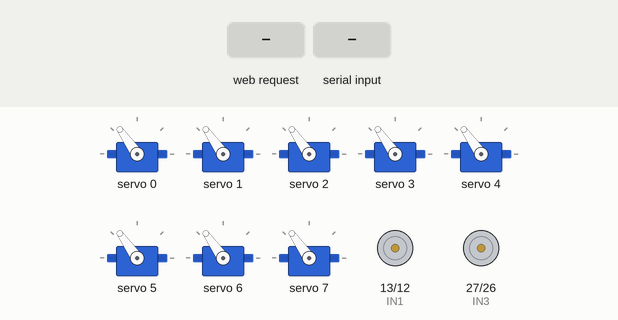
This sketch was run on a simulated ESP32. Shown: 8 × servo, motor-driver pin pairs drawn as motors (green arrow = first pin HIGH = forward, orange = second pin HIGH = backward, longer = more drive, scaled by the enable pin). The inputs (shaded band) are chosen by the test bench. What the sketch prints to the serial monitor is not drawn.

Above: at 1.9 s.
2.0 s: HTTP request GET /cmd?c=F received
At 2.9 s:
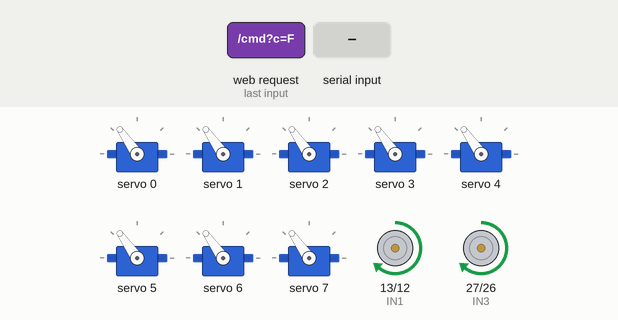
3.5 s: "R\n" received over Serial
At 4.1 s:
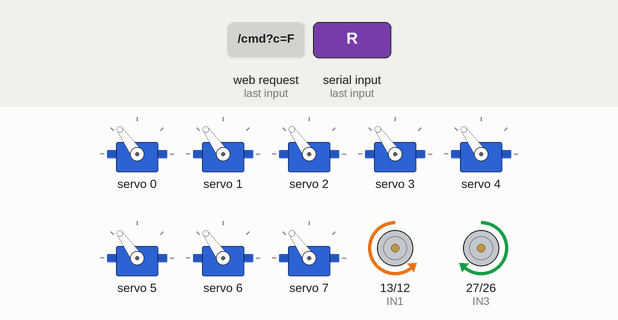
5.0 s: HTTP request GET /cmd?c=B received
At 6.2 s:
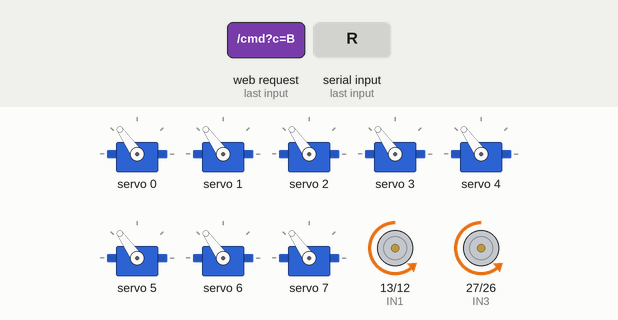
6.5 s: "l\n" received over Serial
At 7.5 s:
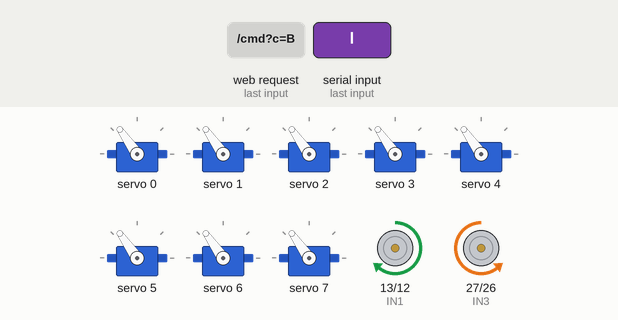
8.0 s: HTTP request GET /cmd?c=R received
At 8.7 s:
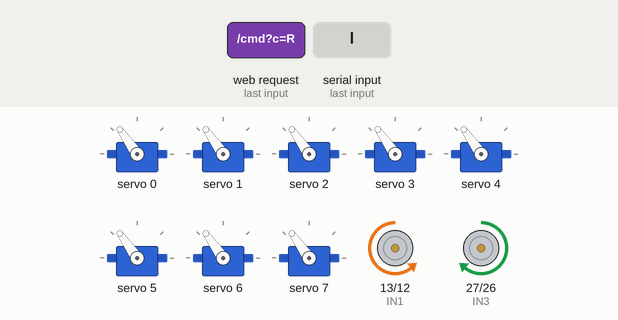
9.5 s: HTTP request GET /cmd?c=L received
At 9.9 s:
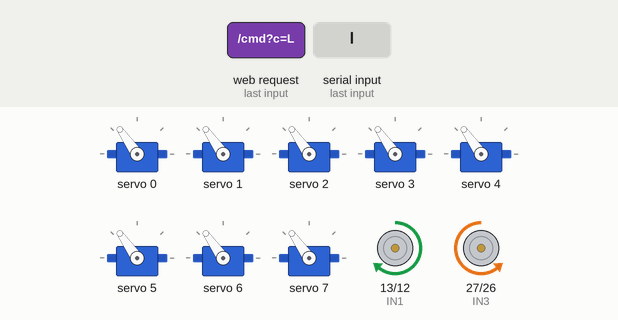
Timing chart, 0 to 12.0 s (numbered marks = the images above; inputs shaded):
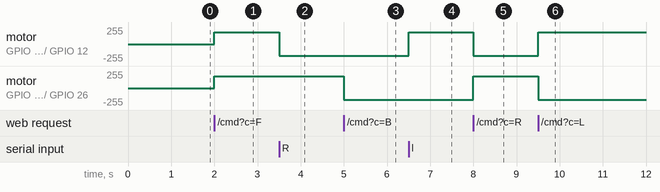

Measured:
- after the input at 2.0 s, motor on GPIO 13 (IN1) / GPIO 12 (IN2), motor on GPIO 27 (IN3) / GPIO 26 (IN4): stopped → forward 179/255 at once
- after the input at 3.5 s, motor on GPIO 13 (IN1) / GPIO 12 (IN2): forward 179/255 → backward 179/255 at once
- after the input at 5.0 s, motor on GPIO 27 (IN3) / GPIO 26 (IN4): forward 179/255 → backward 179/255 at once
- after the input at 6.5 s, motor on GPIO 13 (IN1) / GPIO 12 (IN2): backward 179/255 → forward 179/255 at once
- after the input at 8.0 s, motor on GPIO 13 (IN1) / GPIO 12 (IN2): forward 179/255 → backward 179/255 at once; motor on GPIO 27 (IN3) / GPIO 26 (IN4): backward 179/255 → forward 179/255 at once
- after the input at 9.5 s, motor on GPIO 13 (IN1) / GPIO 12 (IN2): backward 179/255 → forward 179/255 at once; motor on GPIO 27 (IN3) / GPIO 26 (IN4): forward 179/255 → backward 179/255 at once

The sketch:

DKDC.ino
```cpp
#include <WiFi.h>
#include <WebServer.h>
#include <Wire.h>
#include <Adafruit_PWMServoDriver.h>

// ========== WIFI ==========
const char* ssid = "ESP32_ROBOT";
const char* password = "12345678";

WebServer server(80);

// ========== L298N ==========
#define IN1 13
#define IN2 12
#define ENA 14

#define IN3 27
#define IN4 26
#define ENB 25

int speedPWM = 180;

// ========== PCA9685 ==========
#define SDA_PIN 21
#define SCL_PIN 22

Adafruit_PWMServoDriver pwm =
  Adafruit_PWMServoDriver(0x40);

// Kenh servo theo code cua ban
#define SERVO_TRAI_TREN    0
#define SERVO_PHAI_TREN    1
#define SERVO_TRAI_DUOI    2
#define SERVO_PHAI_DUOI    3
#define SERVO_TRAI_TREN1   4
#define SERVO_PHAI_TREN2   5
#define SERVO_TRAI_DUOI3   6
#define SERVO_PHAI_DUOI4   7

#define SERVOMIN 150
#define SERVOMAX 600

int servoAngles[8] = {
  90, 90, 90, 90, 90, 90, 90, 90
};

// ========== DIEU KHIEN SERVO ==========
int angleToPulse(int angle) {
  angle = constrain(angle, 0, 180);
  return map(angle, 0, 180, SERVOMIN, SERVOMAX);
}

void setServoAngle(uint8_t channel, int angle) {
  if (channel > 7) return;

  angle = constrain(angle, 0, 180);
  servoAngles[channel] = angle;

  pwm.setPWM(channel, 0, angleToPulse(angle));
}

// ========== DIEU KHIEN DONG CO ==========
void forward() {
  digitalWrite(IN1, HIGH);
  digitalWrite(IN2, LOW);
  digitalWrite(IN3, HIGH);
  digitalWrite(IN4, LOW);

  ledcWrite(ENA, speedPWM);
  ledcWrite(ENB, speedPWM);
}

void backward() {
  digitalWrite(IN1, LOW);
  digitalWrite(IN2, HIGH);
  digitalWrite(IN3, LOW);
  digitalWrite(IN4, HIGH);

  ledcWrite(ENA, speedPWM);
  ledcWrite(ENB, speedPWM);
}

void turnLeft() {
  digitalWrite(IN1, HIGH);
  digitalWrite(IN2, LOW);
  digitalWrite(IN3, LOW);
  digitalWrite(IN4, HIGH);

  ledcWrite(ENA, speedPWM);
  ledcWrite(ENB, speedPWM);
}

void turnRight() {
  digitalWrite(IN1, LOW);
  digitalWrite(IN2, HIGH);
  digitalWrite(IN3, HIGH);
  digitalWrite(IN4, LOW);

  ledcWrite(ENA, speedPWM);
  ledcWrite(ENB, speedPWM);

}

void stopCar() {
  digitalWrite(IN1, LOW);
  digitalWrite(IN2, LOW);
  digitalWrite(IN3, LOW);
  digitalWrite(IN4, LOW);

  ledcWrite(ENA, 0);
  ledcWrite(ENB, 0);
}

// ========== GIAO DIEN WEB ==========
const char webpage[] PROGMEM = R"rawliteral(
<!DOCTYPE html>
<html lang="vi">
<head>
<meta charset="UTF-8">
<meta name="viewport"
 content="width=device-width, initial-scale=1">
<title>Robot ESP32</title>

<style>
* { box-sizing: border-box; }

body {
  margin: 0;
  padding: 16px;
  font-family: Arial, sans-serif;
  background: #101827;
  color: white;
}

main {
  max-width: 800px;
  margin: auto;
}

h1, h2 { color: #38bdf8; }

.panel {
  background: #1e293b;
  padding: 16px;
  border-radius: 14px;
  margin: 16px 0;
}

.pad {
  max-width: 340px;
  margin: auto;
  display: grid;
  grid-template-columns: repeat(3, 1fr);
  gap: 10px;
}

button {
  border: 0;
  border-radius: 12px;
  padding: 15px 5px;
  background: #2563eb;
  color: white;
  font-size: 17px;
  font-weight: bold;
  cursor: pointer;
  touch-action: none;
  user-select: none;
}

button:active { background: #0284c7; }

.stop { background: #dc2626; }
.empty { visibility: hidden; }

input[type=range] { width: 100%; }

.servo-grid {
  display: grid;
  grid-template-columns: repeat(2, minmax(0, 1fr));
  gap: 12px;
}

.servo {
  background: #263449;
  padding: 12px;
  border-radius: 10px;
}

.servo label {
  display: block;
  margin-bottom: 12px;
  font-size: 14px;
}

.angle {
  color: #7dd3fc;
  font-weight: bold;
}

button.small {
  padding: 8px;
  font-size: 13px;
  margin-top: 8px;
}

button.secondary { background: #475569; }

.actions {
  display: flex;
  flex-wrap: wrap;
  gap: 8px;
  margin-bottom: 14px;
}

#status { color: #86efac; }

@media (max-width: 420px) {
  body { padding: 9px; }
  .servo-grid { grid-template-columns: 1fr; }
}
</style>
</head>

<body>
<main>
<h1>ROBOT ESP32</h1>
<p>Điều khiển động cơ và 8 servo</p>
<p>Trạng thái: <span id="status">Sẵn sàng</span></p>

<section class="panel">
<h2>1. Điều khiển di chuyển</h2>

<div class="pad">
  <div class="empty"></div>
  <button data-move="F">▲ TIẾN</button>
  <div class="empty"></div>

  <button data-move="L">◀ TRÁI</button>
  <button class="stop" id="stop">■ DỪNG</button>
  <button data-move="R">PHẢI ▶</button>

  <div class="empty"></div>
  <button data-move="B">▼ LÙI</button>
  <div class="empty"></div>
</div>

<h3>Tốc độ PWM: <span id="speedValue">180</span></h3>
<input id="speed" type="range"
 min="0" max="255" value="180">
</section>

<section class="panel">
<h2>2. Điều khiển 8 servo</h2>
<p>Chọn góc riêng cho từng servo.</p>

<div class="actions">
  <button class="secondary" id="all90">
    Tất cả về 90°
  </button>
  <button class="secondary" id="all0">
    Tất cả về 0°
  </button>
  <button class="secondary" id="all180">
    Tất cả về 180°
  </button>
</div>

<div id="servos" class="servo-grid"></div>
</section>

</main>

<script>
const statusEl = document.getElementById("status");

async function request(url) {
  try {
    const r = await fetch(url);
    if (!r.ok) throw new Error("HTTP");
    statusEl.textContent = "Đã kết nối";
    return true;
  } catch (e) {
    statusEl.textContent = "Lỗi kết nối";
    return false;
  }
}

// ----- Dong co -----
function move(c) {
  request("/cmd?c=" + c);
}

document.querySelectorAll("[data-move]").forEach(btn => {
  btn.addEventListener("pointerdown", e => {
    e.preventDefault();
    btn.setPointerCapture(e.pointerId);
    move(btn.dataset.move);
  });

  btn.addEventListener("pointerup", e => {
    e.preventDefault();
    move("S");
  });

  btn.addEventListener("pointercancel", () => move("S"));
  btn.addEventListener("lostpointercapture", () => move("S"));
});

document.getElementById("stop").addEventListener("click", () => {
  move("S");
});

const speed = document.getElementById("speed");

speed.addEventListener("input", () => {
  document.getElementById("speedValue").textContent = speed.value;
  request("/speed?v=" + speed.value);
});

// ----- Tao 8 bo dieu khien servo -----
const names = [
  "Servo trái trên",
  "Servo phải trên",
  "Servo trái dưới",
  "Servo phải dưới",
  "Servo trái trên 2",
  "Servo phải trên 2",
  "Servo trái dưới 2",
  "Servo phải dưới 2"
];

const servoBox = document.getElementById("servos");

names.forEach((name, ch) => {
  const card = document.createElement("div");
  card.className = "servo";

  card.innerHTML = `
    <label>${name} — Kênh ${ch}</label>
    <input type="range" min="0" max="180" value="90"
      id="angle${ch}">
    <div>Góc: <span class="angle" id="value${ch}">90°</span></div>
    <button class="small" id="apply${ch}">Đặt góc</button>
    <button class="small secondary" id="home${ch}">Về 90°</button>
  `;

  servoBox.appendChild(card);

  const slider = card.querySelector(`#angle${ch}`);
  const label = card.querySelector(`#value${ch}`);

  slider.addEventListener("input", () => {
    label.textContent = slider.value + "°";
  });

  card.querySelector(`#apply${ch}`).addEventListener("click", () => {
    request(`/servo?ch=${ch}&angle=${slider.value}`);
  });

  card.querySelector(`#home${ch}`).addEventListener("click", () => {
    slider.value = 90;
    label.textContent = "90°";
    request(`/servo?ch=${ch}&angle=90`);
  });
});

// Dat tat ca servo den goc mong muon
async function setAll(angle) {
  for (let ch = 0; ch < 8; ch++) {
    const slider = document.getElementById("angle" + ch);
    slider.value = angle;
    document.getElementById("value" + ch).textContent = angle + "°";
  }

  // Gui lan luot de tranh gui qua nhieu yeu cau dong thoi
  for (let ch = 0; ch < 8; ch++) {
    const ok = await request(`/servo?ch=${ch}&angle=${angle}`);
    if (!ok) break;
  }
}

document.getElementById("all90").onclick = () => setAll(90);
document.getElementById("all0").onclick = () => setAll(0);
document.getElementById("all180").onclick = () => setAll(180);

// Khi roi trang, thu gui lenh dung
window.addEventListener("pagehide", () => {
  navigator.sendBeacon("/cmd?c=S");
});
</script>
</body>
</html>
)rawliteral";

// ========== XU LY LENH WEB ==========
void handleCommand() {
  String c = server.arg("c");
  c.toUpperCase();

  if (c == "F") {
    forward();
  }
  else if (c == "B") {
    backward();
  }
  else if (c == "L") {
    turnLeft();
  }
  else if (c == "R") {
    turnRight();
  }
  else {
    stopCar();
  }

  server.send(200, "text/plain", "OK");
}

void handleSpeed() {
  if (server.hasArg("v")) {
    speedPWM = constrain(server.arg("v").toInt(), 0, 255);
  }

  server.send(200, "text/plain", String(speedPWM));
}

void handleServo() {
  if (!server.hasArg("ch") || !server.hasArg("angle")) {
    server.send(400, "text/plain", "Missing parameter");
    return;
  }

  int ch = server.arg("ch").toInt();
  int angle = server.arg("angle").toInt();

  if (ch < 0 || ch > 7 || angle < 0 || angle > 180) {
    server.send(400, "text/plain", "Invalid value");
    return;
  }

  setServoAngle(ch, angle);

  server.send(200, "text/plain", "OK");
}

// ========== SETUP ==========
void setup() {
  Serial.begin(115200);

  // L298N
  pinMode(IN1, OUTPUT);
  pinMode(IN2, OUTPUT);
  pinMode(IN3, OUTPUT);
  pinMode(IN4, OUTPUT);

  ledcAttach(ENA, 1000, 8);
  ledcAttach(ENB, 1000, 8);
  stopCar();

  // PCA9685
  Wire.begin(SDA_PIN, SCL_PIN);
  pwm.begin();
  pwm.setPWMFreq(50);
  delay(500);

  // Dat ca 8 servo ve 90 do
  for (uint8_t ch = 0; ch < 8; ch++) {
    setServoAngle(ch, 90);
    delay(30);
  }

  // Wi-Fi Access Point
  WiFi.mode(WIFI_AP);
  WiFi.softAP(ssid, password);

  Serial.println();
  Serial.println("ROBOT ESP32 READY");
  Serial.print("Wi-Fi: ");
  Serial.println(ssid);
  Serial.print("Web: http://");
  Serial.println(WiFi.softAPIP());

  // Cac dia chi web
  server.on("/", HTTP_GET, []() {
    server.send_P(200, "text/html", webpage);
  });

  server.on("/cmd", HTTP_GET, handleCommand);
  server.on("/speed", HTTP_GET, handleSpeed);
  server.on("/servo", HTTP_GET, handleServo);

  server.onNotFound([]() {
    server.send(404, "text/plain", "Not found");
  });

  server.begin();
  Serial.println("Web server started");
}

// ========== LOOP ==========
void loop() {
  server.handleClient();

  // Van giu dieu khien dong co qua Serial
  if (Serial.available()) {
    char c = Serial.read();

    if (c == '\n' || c == '\r') return;

    switch (c) {
      case 'F':
      case 'f': forward(); break;

      case 'B':
      case 'b': backward(); break;

      case 'L':
      case 'l': turnLeft(); break;

      case 'R':
      case 'r': turnRight(); break;

      case 'S':
      case 's': stopCar(); break;
    }
  }
}
```
